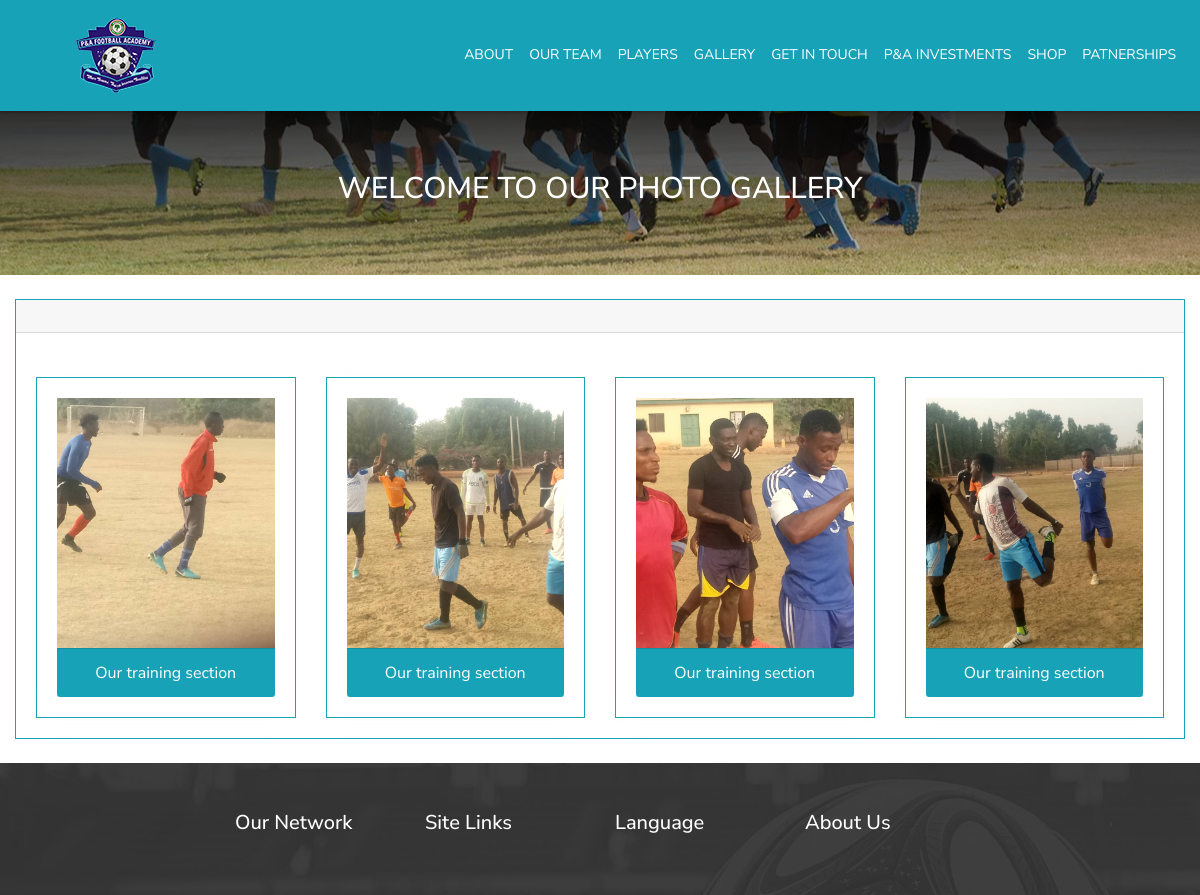
/gallery.php (upper part), run on an earlier commit of the app's database.
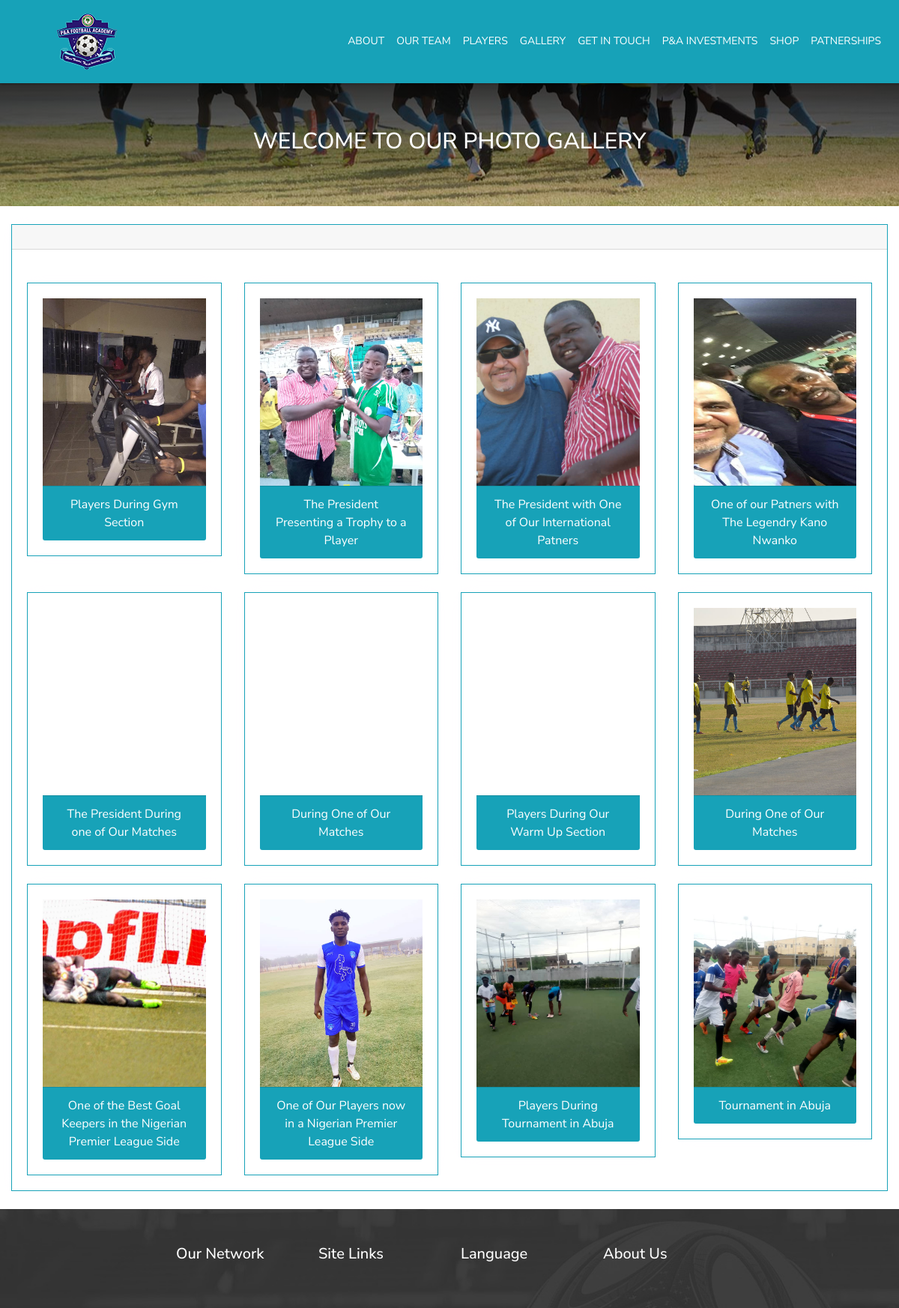
And on a later commit of the database.
### tables this page shows
CREATE TABLE `img` (
  `id` int(255) NOT NULL,
  `image` varchar(190) DEFAULT NULL,
  `text` varchar(200) DEFAULT NULL,
  `date` varchar(100) DEFAULT NULL
);

### gallery.php (the view, shortened to what this page needs)
<!DOCTYPE html>
<html>
<head>
	<link rel="stylesheet" type="text/css" href="style.css"/>
	<link rel="stylesheet" type="text/css" href="css/bootstrap.css"/>
     <link rel="stylesheet" href="https://unpkg.com/aos@next/dist/aos.css" />
</head>
<body>
	<nav class=" height sticky-top navbar navbar-expand-lg navbar-dark bg-dark">
            <a style="margin-left: 60px;" class="navbar-brand" id="brand" href="index.php"><img  class="navbar-brand" src="img/logo-nav.png"></a>
        <div class="collapse navbar-collapse" id="navbarSupportedContent">
        <ul class="navbar-nav ml-auto">
            <li class="nav-item">
                 <a class="nav-link"   href="about.php">About</a>
            </li>
            <li class="nav-item">
                <a class="nav-link"   href="team.php">Our Team</a>
            </li>
            <li class="nav-item">
                <a class="nav-link"   href="players.php">Players</a>
            </li>
             <li class="nav-item">
                <a class="nav-link"   href="gallery.php">Gallery</a>
            </li>
            <li class="nav-item">
                <a class="nav-link"   href="contact.php">Get in Touch</a>
            </li>
            <li class="nav-item">
                <a class="nav-link"   href="investment.php">P&A Investments</a>
            </li>
            <li class="nav-item">
                <a class="nav-link"   href="shop.php">Shop</a>
            </li>
            <li class="nav-item ">
                <a class="nav-link"    href="patnership.php">Patnerships</a>
            </li>
        </ul>
    </div>
  </nav>
  <div class="gallerywelcome" data-aos="fade-up" data-aos-duration="2000">
      <div class="container">
          <div class="row">
              <div class="col-md-1">
          </div>
           <div class="col-md-10">
             <h3 class="text-center gwel">Welcome to our Photo Gallery</h3>
          </div>
           <div class="col-md-1">
          </div>
          </div>
      </div>
  </div>
      <div class="container-fluid">
    <div class="row">
      <div class="col-md-12 col-sm-4 col-xs-12"><br>
        <div class="card">
          <div class="card-header">
          </div>
          <div class="card-body">
            <div class="row">
                <?php
                  require ('conn.php');
                $query = "SELECT * FROM img";
                $run_query = mysqli_query($conn, $query);
                if (mysqli_num_rows($run_query) > 0) :
                  ?>
                  <?php
                  while ($images = mysqli_fetch_assoc($run_query)) :
                    ?>
                    <div class="col-md-3"><br>
                      <div class="card">
                          <div class="card-body">
                                   <div style="height: 250px; background: transparent no-repeat  top center; background-size:cover; background-image: url('pics/<?php  echo $images['image'];   ?>')">
                            </div>
                              <div class="card-footer">
                                       <div class="text-center picdet"><b><?php echo $images['text'] ?></b></div>
                              </div>
                          </div>
                      </div>
                    </div>
                  <?php
                endwhile;
                endif;
                ?>
            </div>
          </div>
        </div><br>
      </div>
    </div>
  </div>
    <footer data-aos="fade-up" data-aos-duration="2000">
		<div class="container-fluid">
				<div class="container">
					<div class="row">
						<div class="col-md-2"><br><br>
						</div>
						<div class="col-md-2 "><br><br>
							<h5>Our Network</h5>
							<br>
							<p class="height">
                  <a class="footer_link" href="about.php">Address</a><br>
                  <a class="footer_link" href="about.php">Phone</a><br>
                  <a class="footer_link" href="about.php">Email</a><br>
                </p>
						</div>
						<div class="col-md-2"><br><br>
							<h5>Site Links</h5>
							<br>
							<p class="height">
								<a class="footer_link" href="index.php">Home</a><br>
								<a class="footer_link" href="about.php">About</a><br>
								<a class="footer_link" href="team.php">Our Team</a><br>
								<a class="footer_link" href="players.php">Players</a><br>
							</p>
						</div>
						<div class="col-md-2"><br><br>
							<h5>Language</h5>
							<br>
							<p class="height">
								<a class="footer_link" href="#">English</a><br>
								<a class="footer_link" href="#">Espanyol</a><br>
								<a class="footer_link" href="#">French</a><br>
								<a class="footer_link" href="#">Deutsch</a><br>
							</p>
						</div>
						<div class="col-md-2"><br><br>
							<h5>About Us</h5>
							<br>
							<p class="height">
								<a class="footer_link" href="about.php">About Us</a><br>
								<a class="footer_link" href="team.php">Our Team</a><br>
								<a class="footer_link" href="players.php">Our Players</a><br>
								<a class="footer_link" href="contact.php">Contact Us</a><br>
							</p>
						</div>
						<div class="col-md-2"><br><br>
						</div>
					</div> <br> <br>
				</div>
				</div>
		<br>
</footer>
</body>
</html>

### style.css (style rules this page uses)
* { padding: 0px; margin: 0; box-sizing: border-box; list-style: none; font-family: 'Nunito Sans', sans-serif; }
body { margin-top: 0px; margin-bottom: 0px; margin-left: 0px; margin-right: 0px; padding: 0; background-color: #E2E2E2; font-family: Nunito San, sans-serif; }
footer { background-image: url('./img/footerbg.jpg'); color: #fff; font-family: 'Nunito Sans', sans-serif; background-size: cover; }
.height { line-height: 1.8rem; }
.height { color: #fff; font-family: Roboto, ''; padding: 30px; }
.nav-link { text-transform: uppercase; color: #fff; font-family: 'Nunito Sans', sans-serif; font-size: 14px; }
.nav-item { color: #fff; }
.gallerywelcome { padding: 60px; background: linear-gradient(rgba(0,0,0,.8),rgba(0,0,0,.2)), url(./img/slider-4.jpg) 50% 0 #2ac194; background-attachment: fixed; background-size: cover; background-position: center center; }
.gwel { text-transform: uppercase; font-family: 'Nunito Sans', sans-serif; font-size: 30px; color: #fff; }
.card { position: relative; display: -webkit-box; display: -ms-flexbox; display: flex; -webkit-box-orient: vertical; -webkit-box-direction: normal; -ms-flex-direction: column; flex-direction: column; min-width: 0; word-wrap: break-word; background-color: #ffffff; background-clip: border-box; border: 1px solid #17a2b8; border-radius: 0rem; -webkit-box-shadow: -1px 0px 22px 0px rgba(255,252,255,0.34); -moz-box-shadow: -1px 0px 22px 0px rgba(255,252,255,0.34); box-shadow: -1px 0px 22px 0px rgba(255,252,255,0.34); }
.picdet { font-family: 'Nunito Sans', sans-serif font-size:16px; }
.card-footer { font-family: 'Nunito Sans', sans-serif; text-align: center; font-weight: lighter; }

What changed in the data, as far as the page shows it:
removed img: image (picture), text "Our training section"
removed img: image (picture), text "Our training section"
removed img: image (picture), text "Our training section"
removed img: image (picture), text "Our training section"
added img: image (picture), text "Players During Gym Section"
added img: image (picture), text "The President Presenting a Trophy to a Player"
added img: image (picture), text "The President with One of Our International Patners"
added img: image (picture), text "One of our Patners with The Legendry Kano Nwanko"
added img: text "The President During one of Our Matches"
added img: text "During One of Our Matches"
added img: text "Players During Our Warm Up Section"
added img: image (picture), text "During One of Our Matches"
added img: image (picture), text "One of the Best Goal Keepers in the Nigerian Premier League Side"
added img: image (picture), text "One of Our Players now in a Nigerian Premier League Side"
added img: image (picture), text "Players During Tournament in Abuja"
added img: image (picture), text "Tournament in Abuja"
